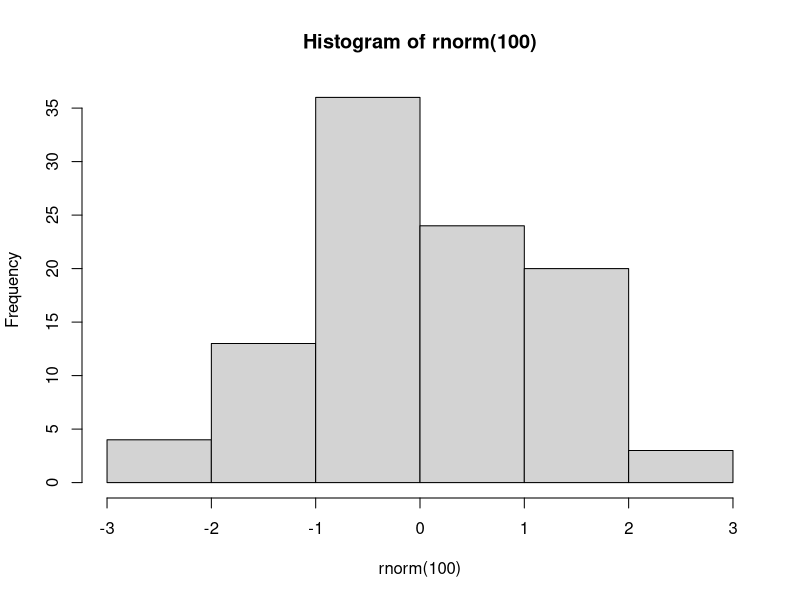

Source code (R):
#!/usr/bin/env Rscript
pdf("xh.pdf") # set graphical output file
hist(rnorm(100)) # generate 100 N(0, 1) variates and plot their histogram
graphics.off() # close the graphical output file
